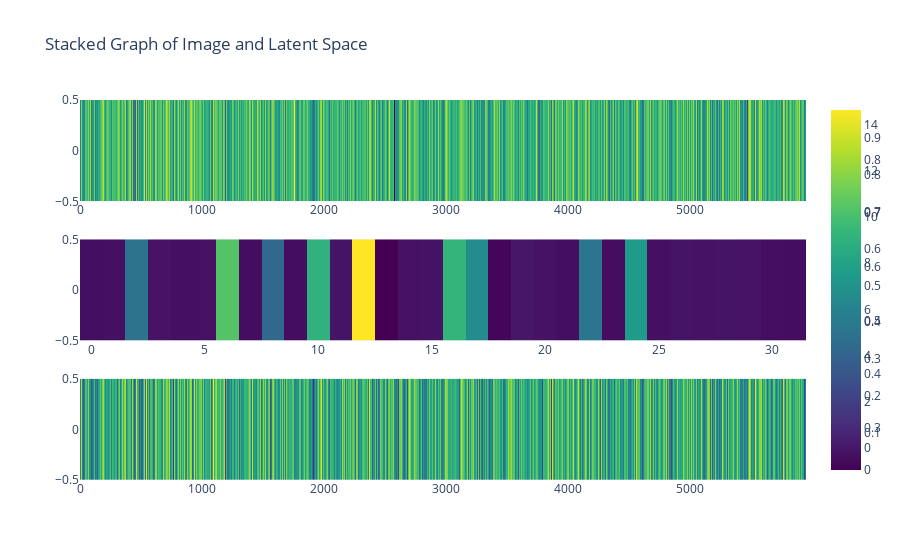

Source (notebook cell):
### Markdown cell above
### some diagnosis

### Code cell
importlib.reload(visualisation) # to allow modification of the script without restarting the whole session
visualisation.plot_single_obs_processing(x_train, autoencoder)

### Figure 1 — Plotly figure (JSON) as saved in the notebook; plotly's stock layout.template omitted (floating-point values rounded to 4 significant figures; data arrays with more than 128 entries replaced by an {"elided": "..."} marker saying what was removed)
{"data": [{"colorscale": [[0, "#440154"], [0.1111, "#482878"], [0.2222, "#3e4989"], [0.3333, "#31688e"], [0.4444, "#26828e"], [0.5556, "#1f9e89"], [0.6667, "#35b779"], [0.7778, "#6ece58"], [0.8889, "#b5de2b"], [1, "#fde725"]], "type": "heatmap", "xaxis": "x", "yaxis": "y", "z": {"elided": "1x5953 float values"}}, {"colorscale": [[0, "#440154"], [0.1111, "#482878"], [0.2222, "#3e4989"], [0.3333, "#31688e"], [0.4444, "#26828e"], [0.5556, "#1f9e89"], [0.6667, "#35b779"], [0.7778, "#6ece58"], [0.8889, "#b5de2b"], [1, "#fde725"]], "type": "heatmap", "xaxis": "x2", "yaxis": "y2", "z": [[-0.3221, -0.2875, 5.053, -0.1672, -0.3019, -0.255, 10.38, -0.4094, 4.238, -0.4331, 9.022, -0.09622, 14.64, -0.963, -0.2541, -0.2196, 9.283, 6.599, -0.719, -0.03795, -0.2172, -0.3544, 5.174, -0.418, 7.459, -0.3098, -0.1135, -0.217, -0.1384, -0.141, -0.3763, -0.4185]]}, {"colorscale": [[0, "#440154"], [0.1111, "#482878"], [0.2222, "#3e4989"], [0.3333, "#31688e"], [0.4444, "#26828e"], [0.5556, "#1f9e89"], [0.6667, "#35b779"], [0.7778, "#6ece58"], [0.8889, "#b5de2b"], [1, "#fde725"]], "type": "heatmap", "xaxis": "x3", "yaxis": "y3", "z": {"elided": "1x5953 float values"}}], "layout": {"showlegend": false, "title": {"text": "Stacked Graph of Image and Latent Space"}, "xaxis": {"anchor": "y", "domain": [0, 1]}, "xaxis2": {"anchor": "y2", "domain": [0, 1]}, "xaxis3": {"anchor": "y3", "domain": [0, 1]}, "yaxis": {"anchor": "x", "domain": [0.7333, 1]}, "yaxis2": {"anchor": "x2", "domain": [0.3667, 0.6333]}, "yaxis3": {"anchor": "x3", "domain": [0, 0.2667]}}}
